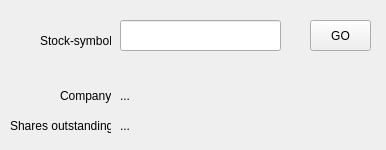
<?xml version="1.0" encoding="UTF-8"?>
<ui version="4.0">
 <class>Form</class>
 <widget class="QWidget" name="Form">
  <property name="geometry">
   <rect>
    <x>0</x>
    <y>0</y>
    <width>386</width>
    <height>150</height>
   </rect>
  </property>
  <property name="windowTitle">
   <string>Shares outstanding</string>
  </property>
  <widget class="QLineEdit" name="lineEdit">
   <property name="geometry">
    <rect>
     <x>120</x>
     <y>20</y>
     <width>161</width>
     <height>31</height>
    </rect>
   </property>
  </widget>
  <widget class="QPushButton" name="pushButton">
   <property name="geometry">
    <rect>
     <x>310</x>
     <y>20</y>
     <width>61</width>
     <height>31</height>
    </rect>
   </property>
   <property name="text">
    <string>GO</string>
   </property>
  </widget>
  <widget class="QLabel" name="label">
   <property name="geometry">
    <rect>
     <x>10</x>
     <y>110</y>
     <width>101</width>
     <height>31</height>
    </rect>
   </property>
   <property name="text">
    <string>Shares outstanding: </string>
   </property>
  </widget>
  <widget class="QLabel" name="label_2">
   <property name="geometry">
    <rect>
     <x>40</x>
     <y>30</y>
     <width>71</width>
     <height>21</height>
    </rect>
   </property>
   <property name="text">
    <string>Stock-symbol:</string>
   </property>
  </widget>
  <widget class="QLabel" name="label_3">
   <property name="geometry">
    <rect>
     <x>120</x>
     <y>110</y>
     <width>251</width>
     <height>31</height>
    </rect>
   </property>
   <property name="text">
    <string>...</string>
   </property>
  </widget>
  <widget class="QLabel" name="label_4">
   <property name="geometry">
    <rect>
     <x>60</x>
     <y>80</y>
     <width>51</width>
     <height>31</height>
    </rect>
   </property>
   <property name="text">
    <string>Company:</string>
   </property>
  </widget>
  <widget class="QLabel" name="label_5">
   <property name="geometry">
    <rect>
     <x>120</x>
     <y>85</y>
     <width>251</width>
     <height>21</height>
    </rect>
   </property>
   <property name="text">
    <string>...</string>
   </property>
  </widget>
 </widget>
 <resources/>
 <connections/>
</ui>
